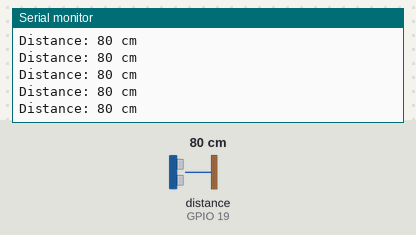
Recording of a sketch running on a simulated ESP32. Parts: the last lines printed to the serial monitor. Wiring (inferred from the names in the program): ultrasonic range finder: trigger GPIO 18; echo GPIO 19. Inputs (shaded band) come from the test bench; at power-on: distance to the obstacle (sensor on GPIO 19) 80 cm. The echo pulse lasts 58.3 µs per cm.

Above: at 1.7 s.
1.8 s: distance to the obstacle (sensor on GPIO 19) set to 2 cm
At 1.87 s:
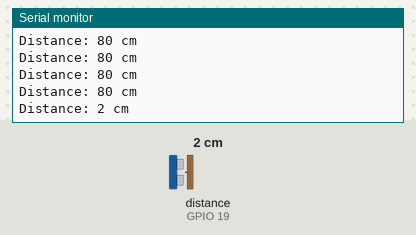
3.3 s: distance to the obstacle (sensor on GPIO 19) set to 4 cm
At 3.38 s:
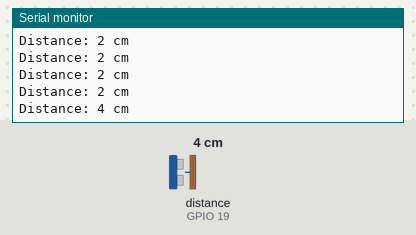
Timing chart, 0 to 6.3 s (numbered marks = the images above; inputs shaded):
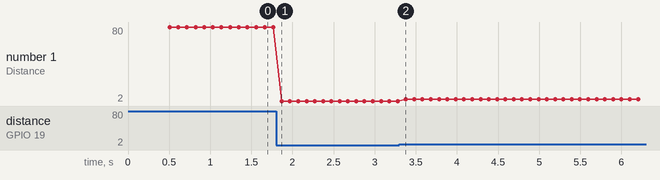

Measured:
- after the input at 1.8 s, the serial monitor: prints a new line after 0.07 s (image 1)
- after the input at 3.3 s, the serial monitor: prints a new line after 0.08 s (image 2)
- plotted number 1: 80 → 2 after the input at 1.8 s, 2 → 4 after the input at 3.3 s

The sketch:

UltrasonicSensor_Test.ino
```cpp
#define echoPin 19 // attach pin GPIO18 to pin Echo of JSN-SR04
#define trigPin 18  // attach pin GPIO5 ESP32 to pin Trig of JSN-SR04


long duration; // Variable to store time taken to the pulse
// to reach the receiver


int distance; // Variable to store distance calculated using
// formula


void setup()
{
  pinMode(trigPin, OUTPUT); // Sets the trigPin as an OUTPUT
  pinMode(echoPin, INPUT); // Sets the echoPin as an INPUT


  // Serial Communication is starting with 9600 of
  // baudrate speed
  Serial.begin(115200);


  // The text to be printed in the serial monitor
  Serial.println("Distance measurement using JSN-SR04T");
  delay(500);
}


void loop()
{
  digitalWrite(trigPin, LOW);
  delayMicroseconds(2); // wait for 2 ms to avoid
  // collision in the serial monitor


  digitalWrite(trigPin, HIGH); // turn on the Trigger to generate pulse
  delayMicroseconds(10); // keep the trigger "ON" for 10 ms to generate
  // pulse for 10 ms.


  digitalWrite(trigPin, LOW); // Turn off the pulse trigger to stop
  // pulse generation


  // If pulse reached the receiver echoPin
  // become high Then pulseIn() returns the
  // time taken by the pulse to reach the
  // receiver


  duration = pulseIn(echoPin, HIGH);
  distance = duration * 0.0344 / 2; // Expression to calculate
  // distance using time


  Serial.print("Distance: ");
  Serial.print(distance); // Print the output in serial monitor
  Serial.println(" cm");
  delay(100);
}
```
